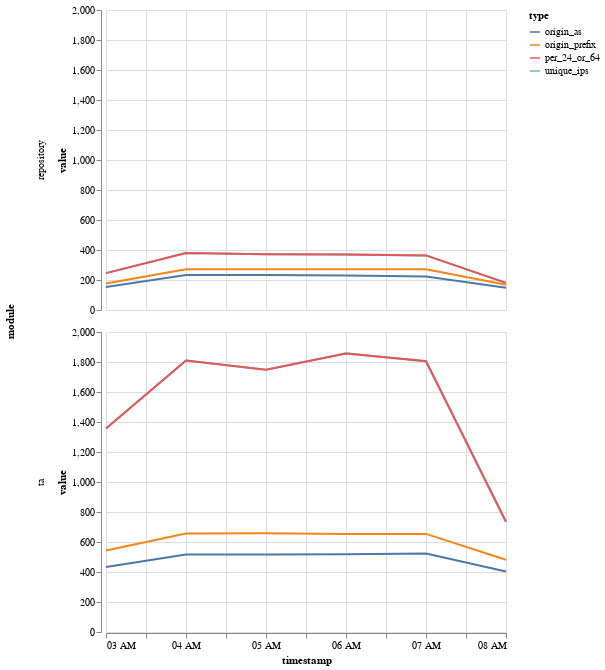

The notebook cell saved with this chart:
### Code cell
ips_by_date_long = pd.melt(ips_by_date,
                           id_vars=['timestamp', 'module'],
                           value_vars=['unique_ips', 'per_24_or_64', 'origin_as', 'origin_prefix'],
                           var_name='type')

alt.Chart(ips_by_date_long).mark_line().encode(
    x='timestamp:T',
    y='value:Q',
    color='type:N',
    row='module'
)

### Figure 1 — Vega-Lite specification as saved in the notebook (floating-point values rounded to 4 significant figures)
{"config": {"view": {"continuousWidth": 400, "continuousHeight": 300}}, "data": {"name": "data-32efeac9c3bf66ed745319d9050f0427"}, "mark": "line", "encoding": {"color": {"type": "nominal", "field": "type"}, "row": {"type": "nominal", "field": "module"}, "x": {"type": "temporal", "field": "timestamp"}, "y": {"type": "quantitative", "field": "value"}}, "$schema": "https://vega.github.io/schema/vega-lite/v4.8.1.json", "datasets": {"data-32efeac9c3bf66ed745319d9050f0427": [{"timestamp": "2021-04-13T03:00:00", "module": "repository", "type": "unique_ips", "value": 246}, {"timestamp": "2021-04-13T03:00:00", "module": "ta", "type": "unique_ips", "value": 1356}, {"timestamp": "2021-04-13T04:00:00", "module": "repository", "type": "unique_ips", "value": 380}, {"timestamp": "2021-04-13T04:00:00", "module": "ta", "type": "unique_ips", "value": 1810}, {"timestamp": "2021-04-13T05:00:00", "module": "repository", "type": "unique_ips", "value": 372}, {"timestamp": "2021-04-13T05:00:00", "module": "ta", "type": "unique_ips", "value": 1749}, {"timestamp": "2021-04-13T06:00:00", "module": "repository", "type": "unique_ips", "value": 370}, {"timestamp": "2021-04-13T06:00:00", "module": "ta", "type": "unique_ips", "value": 1858}, {"timestamp": "2021-04-13T07:00:00", "module": "repository", "type": "unique_ips", "value": 364}, {"timestamp": "2021-04-13T07:00:00", "module": "ta", "type": "unique_ips", "value": 1805}, {"timestamp": "2021-04-13T08:00:00", "module": "repository", "type": "unique_ips", "value": 181}, {"timestamp": "2021-04-13T08:00:00", "module": "ta", "type": "unique_ips", "value": 735}, {"timestamp": "2021-04-13T03:00:00", "module": "repository", "type": "per_24_or_64", "value": 246}, {"timestamp": "2021-04-13T03:00:00", "module": "ta", "type": "per_24_or_64", "value": 1356}, {"timestamp": "2021-04-13T04:00:00", "module": "repository", "type": "per_24_or_64", "value": 380}, {"timestamp": "2021-04-13T04:00:00", "module": "ta", "type": "per_24_or_64", "value": 1810}, {"timestamp": "2021-04-13T05:00:00", "module": "repository", "type": "per_24_or_64", "value": 372}, {"timestamp": "2021-04-13T05:00:00", "module": "ta", "type": "per_24_or_64", "value": 1748}, {"timestamp": "2021-04-13T06:00:00", "module": "repository", "type": "per_24_or_64", "value": 370}, {"timestamp": "2021-04-13T06:00:00", "module": "ta", "type": "per_24_or_64", "value": 1857}, {"timestamp": "2021-04-13T07:00:00", "module": "repository", "type": "per_24_or_64", "value": 364}, {"timestamp": "2021-04-13T07:00:00", "module": "ta", "type": "per_24_or_64", "value": 1805}, {"timestamp": "2021-04-13T08:00:00", "module": "repository", "type": "per_24_or_64", "value": 181}, {"timestamp": "2021-04-13T08:00:00", "module": "ta", "type": "per_24_or_64", "value": 735}, {"timestamp": "2021-04-13T03:00:00", "module": "repository", "type": "origin_as", "value": 153}, {"timestamp": "2021-04-13T03:00:00", "module": "ta", "type": "origin_as", "value": 433}, {"timestamp": "2021-04-13T04:00:00", "module": "repository", "type": "origin_as", "value": 233}, {"timestamp": "2021-04-13T04:00:00", "module": "ta", "type": "origin_as", "value": 516}, {"timestamp": "2021-04-13T05:00:00", "module": "repository", "type": "origin_as", "value": 234}, {"timestamp": "2021-04-13T05:00:00", "module": "ta", "type": "origin_as", "value": 516}, {"timestamp": "2021-04-13T06:00:00", "module": "repository", "type": "origin_as", "value": 230}, {"timestamp": "2021-04-13T06:00:00", "module": "ta", "type": "origin_as", "value": 518}, {"timestamp": "2021-04-13T07:00:00", "module": "repository", "type": "origin_as", "value": 224}, {"timestamp": "2021-04-13T07:00:00", "module": "ta", "type": "origin_as", "value": 524}, {"timestamp": "2021-04-13T08:00:00", "module": "repository", "type": "origin_as", "value": 148}, {"timestamp": "2021-04-13T08:00:00", "module": "ta", "type": "origin_as", "value": 403}, {"timestamp": "2021-04-13T03:00:00", "module": "repository", "type": "origin_prefix", "value": 177}, {"timestamp": "2021-04-13T03:00:00", "module": "ta", "type": "origin_prefix", "value": 543}, {"timestamp": "2021-04-13T04:00:00", "module": "repository", "type": "origin_prefix", "value": 271}, {"timestamp": "2021-04-13T04:00:00", "module": "ta", "type": "origin_prefix", "value": 656}, {"timestamp": "2021-04-13T05:00:00", "module": "repository", "type": "origin_prefix", "value": 271}, {"timestamp": "2021-04-13T05:00:00", "module": "ta", "type": "origin_prefix", "value": 658}, {"timestamp": "2021-04-13T06:00:00", "module": "repository", "type": "origin_prefix", "value": 271}, {"timestamp": "2021-04-13T06:00:00", "module": "ta", "type": "origin_prefix", "value": 653}, {"timestamp": "2021-04-13T07:00:00", "module": "repository", "type": "origin_prefix", "value": 272}, {"timestamp": "2021-04-13T07:00:00", "module": "ta", "type": "origin_prefix", "value": 654}, {"timestamp": "2021-04-13T08:00:00", "module": "repository", "type": "origin_prefix", "value": 169}, {"timestamp": "2021-04-13T08:00:00", "module": "ta", "type": "origin_prefix", "value": 482}]}}
